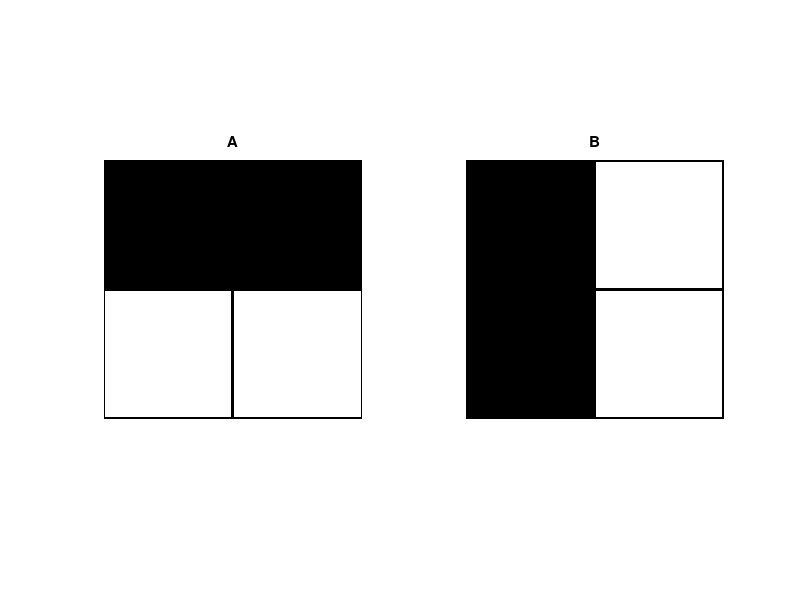

The MATLAB source for this figure:
% Dimension of subimage array
subimageDim=325;  % must be larger than 100
% imageFalse: array with all zeros
imageFalse = zeros(subimageDim,subimageDim);
% imageTrue: array with all ones
imageTrue  =  ones(subimageDim,subimageDim);
% Create a black border of width = 1% of subimage 
border = ones(size(imageFalse));
width = fix(0.01*subimageDim);
border([1:width],:)=0; % top edge 
border(:,[1:width])=0; % left edge
border((end-width:end),:)=0; % bottom edge
border(:,(end-width:end))=0; % right edge
% Insert border
imageFalse = imageFalse & border;
imageTrue  = imageTrue  & border;
% Create composite image array inputA:
% Image inputA = [ False, False;
%                  True,  True ]  
inputA=[[imageFalse,imageFalse] ; ...
        [imageTrue ,imageTrue ]];
% Create composite image array inputB:
% Image inputB = [ False, True;
%                  False, True ]  
inputB=[[imageFalse,imageTrue]; ...
        [imageFalse,imageTrue]];
subplot(1,2,1); imshow(inputA); title('A');  % imshow shows image
subplot(1,2,2); imshow(inputB); title('B');  % imshow shows image